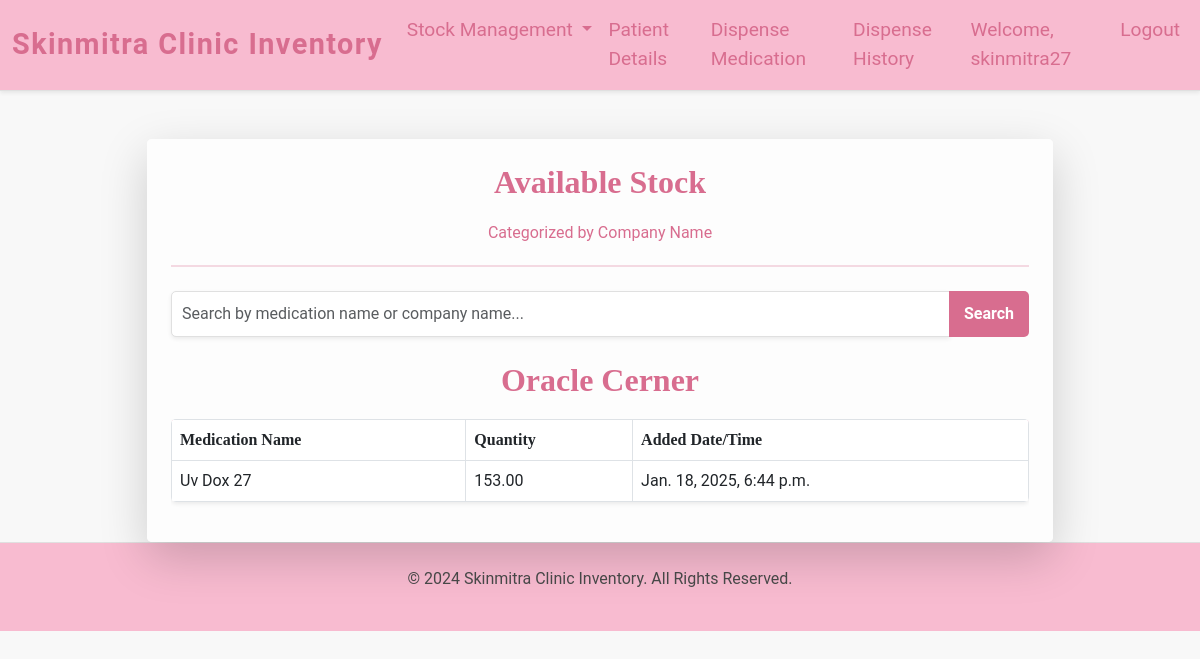
Page /available_stock/ (signed in) on the committed database.
### inventory/models.py (models this page shows, shortened)
class Medication(models.Model):
    name = models.CharField(max_length=100)
    quantity = models.DecimalField(max_digits=10, decimal_places=2)
    date_added = models.DateTimeField(auto_now_add=True)
    company_name = models.CharField(max_length=255, default="Unknown")
    mr_number = models.CharField(max_length=255, default="Unknown")

### inventory/views.py (the view)
# urls.py: path('available_stock/', views.available_stock, name='available_stock'),
@login_required
def available_stock(request):
    query = request.GET.get("search", "")  # Get the search query
    if query:
        medications = Medication.objects.filter(
            Q(name__icontains=query) | Q(company_name__icontains=query),
            quantity__gt=0
        )
    else:
        medications = Medication.objects.filter(quantity__gt=0)
    grouped_medications = {}
    for company_name, meds in groupby(medications.order_by("company_name"), key=lambda x: x.company_name):
        grouped_medications[company_name] = list(meds)
    return render(
        request,
        "available_stock.html",
        {"grouped_medications": grouped_medications, "search_query": query},
    )

### inventory/templates/available_stock.html (shortened to what this page needs)
{% extends "base.html" %}
{% block content %}
<div class="container mt-5">
    <div class="row justify-content-center">
        <div class="col-md-10">
            <div class="card shadow-lg border-0">
                <div class="card-body p-4">
                    <div class="text-center mb-4">
                        <h1 class="available-stock-heading">Available Stock</h1>
                        <p class="lead-text">Categorized by Company Name</p>
                        <hr class="hr-style">
                    </div>
                    <form method="GET" action="{% url 'available_stock' %}" class="mb-4">
                        <div class="input-group">
                            <input
                                type="text"
                                name="search"
                                class="form-control shadow-sm"
                                placeholder="Search by medication name or company name..."
                                value="{{ search_query }}"
                                aria-label="Search">
                            <button class="btn btn-custom" type="submit">Search</button>
                        </div>
                    </form>
                    {% if grouped_medications %}
                        {% for company, medications in grouped_medications.items %}
                        <h3 class="mt-4 available-stock-heading">{{ company }}</h3>
                        <div class="table-responsive">
                            <table class="table table-bordered table-hover shadow-sm">
                                <thead class="table-heading">
                                    <tr>
                                        <th>Medication Name</th>
                                        <th>Quantity</th>
                                        <th>Added Date/Time</th>
                                    </tr>
                                </thead>
                                <tbody>
                                    {% for medication in medications %}
                                    <tr>
                                        <td>{{ medication.name }}</td>
                                        <td>{{ medication.quantity }}</td>
                                        <td>{{ medication.date_added }}</td>
                                    </tr>
                                    {% endfor %}
                                </tbody>
                            </table>
                        </div>
                        {% endfor %}
                    {% else %}
                    <div class="text-center mt-4">
                        <p class="text-muted">No medications match your search criteria.</p>
                    </div>
                    {% endif %}
                </div>
            </div>
        </div>
    </div>
</div>
{% endblock %}

### inventory/templates/base.html (shortened to what this page needs)
{% load static %}
<!DOCTYPE html>
<html lang="en">
<head>
    <link href="https://cdn.jsdelivr.net/npm/bootstrap@5.3.0/dist/css/bootstrap.min.css" rel="stylesheet">
    <link href="https://cdnjs.cloudflare.com/ajax/libs/select2/4.0.13/css/select2.min.css" rel="stylesheet" />
    <link rel="stylesheet" href="{% static 'css/styles.css' %}">
</head>
<body>
    <nav class="navbar navbar-expand-lg navbar-light shadow-sm">
        <div class="container-fluid">
            <a class="navbar-brand" href="/">Skinmitra Clinic Inventory</a>
            <div class="collapse navbar-collapse" id="navbarNav">
                <ul class="navbar-nav ms-auto">
                    <li class="nav-item dropdown">
                        <a class="nav-link dropdown-toggle" href="#" id="navbarDropdown" role="button" data-bs-toggle="dropdown" aria-expanded="false">
                            Stock Management
                        </a>
                    </li>
                    <li class="nav-item">
                        <a class="nav-link" href="/patient_details/">Patient Details</a>
                    </li>
                    <li class="nav-item">
                        <a class="nav-link" href="/dispense_medication/">Dispense Medication</a>
                    </li>
                    <li class="nav-item">
                        <a class="nav-link" href="/dispensing-history/">Dispense History</a>
                    </li>
                    {% if user.is_authenticated %}
                    <li class="nav-item">
                        <span class="nav-link user-info">Welcome, {{ user.username }}</span>
                    </li>
                    {% else %}
                    <li class="nav-item">
                        <a class="nav-link" href="/login/">Login</a>
                    </li>
                    {% endif %}
                    <li class="nav-item">
                        <a class="nav-link" href="/logout/">Logout</a>
                    </li>
                </ul>
            </div>
        </div>
    </nav>
    <div class="container mt-4">
        {% block content %}
        {% endblock %}
    </div>
    <footer class="text-center py-4">
        <p class="footer-text">&copy; 2024 Skinmitra Clinic Inventory. All Rights Reserved.</p>
    </footer>
</body>
</html>

### inventory/static/css/styles.css (style rules this page uses)
body { background-color: #F8F8F8; font-family: 'Roboto', sans-serif; font-size: 1rem; color: #4a4a4a; }
.navbar { background-color: #F8BBD0; border-bottom: 1px solid #E0E0E0; box-shadow: 0 2px 4px rgba(0, 0, 0, 0.1); }
.navbar-brand { font-size: 1.8rem; font-weight: bold; color: #D86D8F; font-family: 'Roboto', sans-serif; letter-spacing: 0.05em; }
.navbar-nav .nav-link { font-size: 1.2rem; color: #D86D8F; font-family: 'Roboto', sans-serif; transition: color 0.3s ease; }
.card { border: 1px solid #E0E0E0; box-shadow: 0 4px 8px rgba(0, 0, 0, 0.1); border-radius: 5px; overflow: hidden; }
.card-body { background-color: #FDFDFD; }
.table { background-color: #fff; border-radius: 5px; overflow: hidden; }
.table-heading { background-color: #F8BBD0; color: #333; font-family: 'Playfair Display', serif; }
.available-stock-heading, .low-stock-heading, .add-medicine-heading, .dispense-medication-heading, .patient-details-heading, .history-heading, .disp-hist-heading { color: #D86D8F !important; font-size: 2rem; font-weight: bold; font-family: 'Playfair Display', serif; margin-bottom: 20px; text-align: center; }
.lead-text, .text-center-custom { color: #D86D8F; font-size: 1rem; font-family: 'Roboto', sans-serif; }
.hr-style { border: 1px solid #D86D8F; margin: 20px 0; }
.form-control { border-radius: 5px; box-shadow: 0 2px 4px rgba(0, 0, 0, 0.1); padding: 10px; border: 1px solid #E0E0E0; }
.btn-submit, .btn-custom, .btn-outline-primary, .btn-primary, .btn-outline-secondary, .btn-warning, .btn-danger, .btn-close, .close, .btn-secondary, .btn-success { background-color: #D86D8F; color: white; border: none; font-weight: bold; padding: 10px 15px; border-radius: 5px; font-family: 'Roboto', sans-serif; font-size: 1rem; transition: background-color 0.3s ease; }
footer { background-color: #F8BBD0; color: #4a4a4a; padding: 20px 0; text-align: center; font-size: 1rem; border-top: 1px solid #E0E0E0; }

### rows in the picture
Medication: company_name "Oracle Cerner", name "Uv Dox 27", quantity "153.00", date_added "Jan. 18, 2025, 6:44 p.m."

### other values in the picture
{{ user.username }} "skinmitra27"
